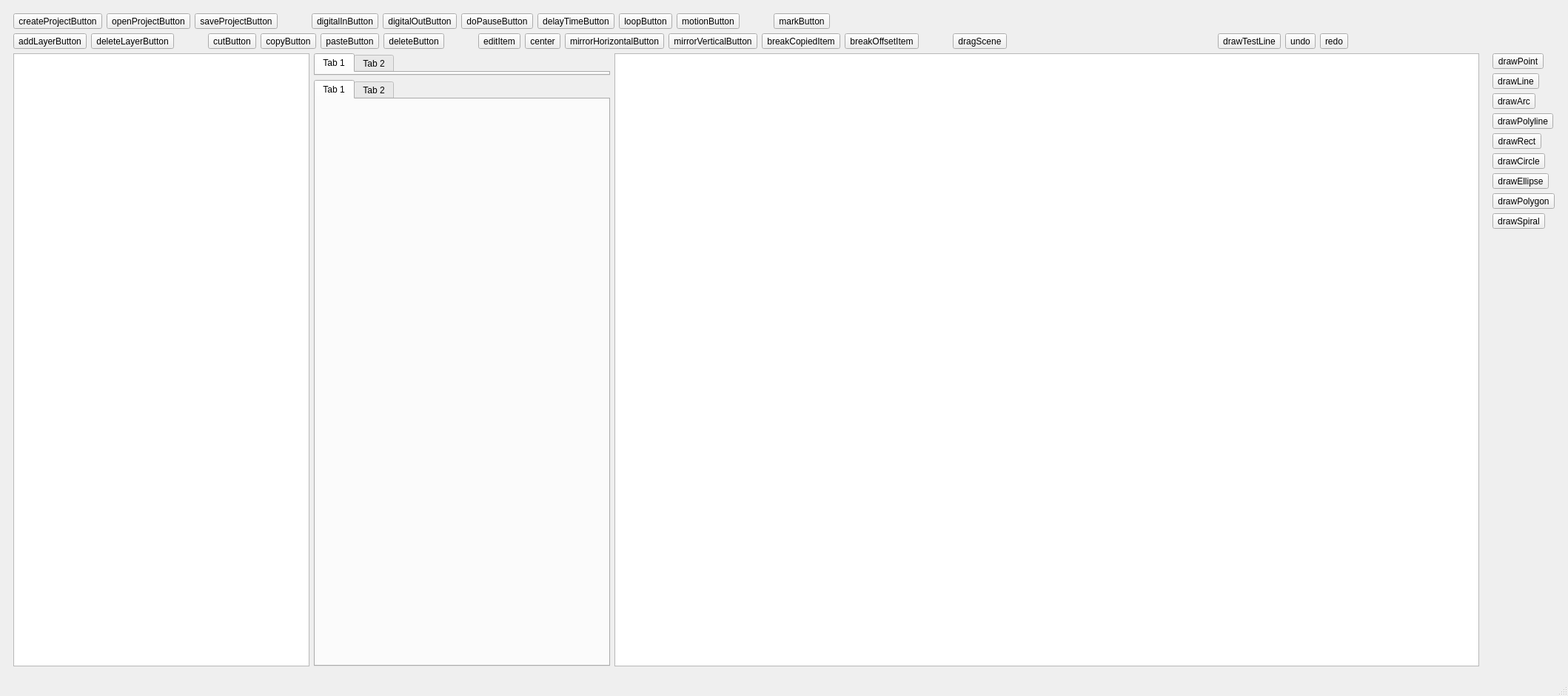
<?xml version="1.0" encoding="UTF-8"?>
<ui version="4.0">
 <class>MainWindow</class>
 <widget class="QMainWindow" name="MainWindow">
  <property name="geometry">
   <rect>
    <x>0</x>
    <y>0</y>
    <width>2118</width>
    <height>940</height>
   </rect>
  </property>
  <property name="sizePolicy">
   <sizepolicy hsizetype="Expanding" vsizetype="Expanding">
    <horstretch>0</horstretch>
    <verstretch>0</verstretch>
   </sizepolicy>
  </property>
  <property name="windowTitle">
   <string>LaserCAD</string>
  </property>
  <property name="layoutDirection">
   <enum>Qt::LayoutDirection::LeftToRight</enum>
  </property>
  <property name="autoFillBackground">
   <bool>true</bool>
  </property>
  <widget class="QWidget" name="centralwidget">
   <property name="sizePolicy">
    <sizepolicy hsizetype="Expanding" vsizetype="Expanding">
     <horstretch>0</horstretch>
     <verstretch>0</verstretch>
    </sizepolicy>
   </property>
   <property name="autoFillBackground">
    <bool>true</bool>
   </property>
   <layout class="QVBoxLayout" name="verticalLayout_2">
    <item>
     <widget class="QWidget" name="gridWidget" native="true">
      <layout class="QGridLayout" name="gridLayout_2">
       <item row="1" column="1" colspan="7">
        <layout class="QHBoxLayout" name="horizontalLayout_EditButton">
         <item>
          <widget class="QToolButton" name="addLayerButton">
           <property name="text">
            <string>addLayerButton</string>
           </property>
          </widget>
         </item>
         <item>
          <widget class="QToolButton" name="deleteLayerButton">
           <property name="text">
            <string>deleteLayerButton</string>
           </property>
          </widget>
         </item>
         <item>
          <spacer name="horizontalSpacer_6">
           <property name="orientation">
            <enum>Qt::Orientation::Horizontal</enum>
           </property>
           <property name="sizeType">
            <enum>QSizePolicy::Policy::Fixed</enum>
           </property>
           <property name="sizeHint" stdset="0">
            <size>
             <width>40</width>
             <height>20</height>
            </size>
           </property>
          </spacer>
         </item>
         <item>
          <widget class="QToolButton" name="cutButton">
           <property name="text">
            <string>cutButton</string>
           </property>
          </widget>
         </item>
         <item>
          <widget class="QToolButton" name="copyButton">
           <property name="text">
            <string>copyButton</string>
           </property>
          </widget>
         </item>
         <item>
          <widget class="QToolButton" name="pasteButton">
           <property name="text">
            <string>pasteButton</string>
           </property>
          </widget>
         </item>
         <item>
          <widget class="QToolButton" name="deleteButton">
           <property name="text">
            <string>deleteButton</string>
           </property>
          </widget>
         </item>
         <item>
          <spacer name="horizontalSpacer_2">
           <property name="orientation">
            <enum>Qt::Orientation::Horizontal</enum>
           </property>
           <property name="sizeType">
            <enum>QSizePolicy::Policy::Fixed</enum>
           </property>
           <property name="sizeHint" stdset="0">
            <size>
             <width>40</width>
             <height>20</height>
            </size>
           </property>
          </spacer>
         </item>
         <item>
          <widget class="QToolButton" name="editButton">
           <property name="toolTip">
            <string>&lt;html&gt;&lt;head/&gt;&lt;body&gt;&lt;p&gt;&lt;span style=&quot; font-weight:700;&quot;&gt;指针工具&lt;/span&gt;&lt;/p&gt;&lt;p&gt;可以选中对象进行操作；&lt;/p&gt;&lt;p&gt;当使用其他绘制工具时，双击右键可切换&lt;/p&gt;&lt;/body&gt;&lt;/html&gt;</string>
           </property>
           <property name="toolTipDuration">
            <number>0</number>
           </property>
           <property name="text">
            <string>editItem</string>
           </property>
           <property name="checkable">
            <bool>true</bool>
           </property>
           <property name="autoExclusive">
            <bool>false</bool>
           </property>
          </widget>
         </item>
         <item>
          <widget class="QToolButton" name="centerButton">
           <property name="sizePolicy">
            <sizepolicy hsizetype="Fixed" vsizetype="Fixed">
             <horstretch>0</horstretch>
             <verstretch>0</verstretch>
            </sizepolicy>
           </property>
           <property name="text">
            <string>center</string>
           </property>
          </widget>
         </item>
         <item>
          <widget class="QToolButton" name="mirrorHorizontalButton">
           <property name="text">
            <string>mirrorHorizontalButton</string>
           </property>
          </widget>
         </item>
         <item>
          <widget class="QToolButton" name="mirrorVerticalButton">
           <property name="text">
            <string>mirrorVerticalButton</string>
           </property>
          </widget>
         </item>
         <item>
          <widget class="QToolButton" name="breakCopiedItemButton">
           <property name="text">
            <string>breakCopiedItem</string>
           </property>
          </widget>
         </item>
         <item>
          <widget class="QToolButton" name="breakOffsetItemButton">
           <property name="text">
            <string>breakOffsetItem</string>
           </property>
          </widget>
         </item>
         <item>
          <spacer name="horizontalSpacer">
           <property name="orientation">
            <enum>Qt::Orientation::Horizontal</enum>
           </property>
           <property name="sizeType">
            <enum>QSizePolicy::Policy::Fixed</enum>
           </property>
           <property name="sizeHint" stdset="0">
            <size>
             <width>40</width>
             <height>20</height>
            </size>
           </property>
          </spacer>
         </item>
         <item>
          <widget class="QToolButton" name="dragSceneButton">
           <property name="text">
            <string>dragScene</string>
           </property>
           <property name="iconSize">
            <size>
             <width>30</width>
             <height>30</height>
            </size>
           </property>
           <property name="autoExclusive">
            <bool>false</bool>
           </property>
          </widget>
         </item>
         <item>
          <spacer name="horizontalSpacer_3">
           <property name="orientation">
            <enum>Qt::Orientation::Horizontal</enum>
           </property>
           <property name="sizeType">
            <enum>QSizePolicy::Policy::Expanding</enum>
           </property>
           <property name="sizeHint" stdset="0">
            <size>
             <width>40</width>
             <height>20</height>
            </size>
           </property>
          </spacer>
         </item>
         <item>
          <widget class="QToolButton" name="drawTestLineButton">
           <property name="text">
            <string>drawTestLine</string>
           </property>
           <property name="checkable">
            <bool>true</bool>
           </property>
           <property name="autoExclusive">
            <bool>true</bool>
           </property>
          </widget>
         </item>
         <item>
          <widget class="QToolButton" name="undoButton">
           <property name="text">
            <string>undo</string>
           </property>
          </widget>
         </item>
         <item>
          <widget class="QToolButton" name="redoButton">
           <property name="text">
            <string>redo</string>
           </property>
          </widget>
         </item>
         <item>
          <spacer name="horizontalSpacer_4">
           <property name="orientation">
            <enum>Qt::Orientation::Horizontal</enum>
           </property>
           <property name="sizeHint" stdset="0">
            <size>
             <width>40</width>
             <height>20</height>
            </size>
           </property>
          </spacer>
         </item>
        </layout>
       </item>
       <item row="0" column="1" colspan="7">
        <layout class="QHBoxLayout" name="horizontalLayout_HardwareButton">
         <item>
          <widget class="QToolButton" name="createProjectButton">
           <property name="text">
            <string>createProjectButton</string>
           </property>
          </widget>
         </item>
         <item>
          <widget class="QToolButton" name="openProjectButton">
           <property name="text">
            <string>openProjectButton</string>
           </property>
          </widget>
         </item>
         <item>
          <widget class="QToolButton" name="saveProjectButton">
           <property name="text">
            <string>saveProjectButton</string>
           </property>
          </widget>
         </item>
         <item>
          <spacer name="horizontalSpacer_8">
           <property name="orientation">
            <enum>Qt::Orientation::Horizontal</enum>
           </property>
           <property name="sizeType">
            <enum>QSizePolicy::Policy::Fixed</enum>
           </property>
           <property name="sizeHint" stdset="0">
            <size>
             <width>40</width>
             <height>20</height>
            </size>
           </property>
          </spacer>
         </item>
         <item>
          <widget class="QToolButton" name="digitalInButton">
           <property name="text">
            <string>digitalInButton</string>
           </property>
          </widget>
         </item>
         <item>
          <widget class="QToolButton" name="digitalOutButton">
           <property name="text">
            <string>digitalOutButton</string>
           </property>
          </widget>
         </item>
         <item>
          <widget class="QToolButton" name="doPauseButton">
           <property name="text">
            <string>doPauseButton</string>
           </property>
          </widget>
         </item>
         <item>
          <widget class="QToolButton" name="delayTimeButton">
           <property name="text">
            <string>delayTimeButton</string>
           </property>
          </widget>
         </item>
         <item>
          <widget class="QToolButton" name="loopButton">
           <property name="text">
            <string>loopButton</string>
           </property>
          </widget>
         </item>
         <item>
          <widget class="QToolButton" name="motionButton">
           <property name="text">
            <string>motionButton</string>
           </property>
          </widget>
         </item>
         <item>
          <spacer name="horizontalSpacer_7">
           <property name="orientation">
            <enum>Qt::Orientation::Horizontal</enum>
           </property>
           <property name="sizeType">
            <enum>QSizePolicy::Policy::Fixed</enum>
           </property>
           <property name="sizeHint" stdset="0">
            <size>
             <width>40</width>
             <height>20</height>
            </size>
           </property>
          </spacer>
         </item>
         <item>
          <widget class="QToolButton" name="markButton">
           <property name="text">
            <string>markButton</string>
           </property>
          </widget>
         </item>
         <item>
          <spacer name="horizontalSpacer_5">
           <property name="orientation">
            <enum>Qt::Orientation::Horizontal</enum>
           </property>
           <property name="sizeHint" stdset="0">
            <size>
             <width>40</width>
             <height>20</height>
            </size>
           </property>
          </spacer>
         </item>
        </layout>
       </item>
       <item row="3" column="4" rowspan="3">
        <widget class="GraphicsView" name="graphicsView">
         <property name="sizePolicy">
          <sizepolicy hsizetype="Expanding" vsizetype="Expanding">
           <horstretch>0</horstretch>
           <verstretch>0</verstretch>
          </sizepolicy>
         </property>
         <property name="cursor" stdset="0">
          <cursorShape>CrossCursor</cursorShape>
         </property>
         <property name="mouseTracking">
          <bool>true</bool>
         </property>
         <property name="verticalScrollBarPolicy">
          <enum>Qt::ScrollBarPolicy::ScrollBarAlwaysOff</enum>
         </property>
         <property name="horizontalScrollBarPolicy">
          <enum>Qt::ScrollBarPolicy::ScrollBarAlwaysOff</enum>
         </property>
         <property name="renderHints">
          <set>QPainter::RenderHint::Antialiasing|QPainter::RenderHint::SmoothPixmapTransform|QPainter::RenderHint::TextAntialiasing</set>
         </property>
         <property name="viewportUpdateMode">
          <enum>QGraphicsView::ViewportUpdateMode::MinimalViewportUpdate</enum>
         </property>
        </widget>
       </item>
       <item row="3" column="7" rowspan="3">
        <layout class="QVBoxLayout" name="verticalLayout_DrawButton">
         <item>
          <widget class="QToolButton" name="drawPointButton">
           <property name="text">
            <string>drawPoint</string>
           </property>
          </widget>
         </item>
         <item>
          <widget class="QToolButton" name="drawLineButton">
           <property name="text">
            <string>drawLine</string>
           </property>
           <property name="checkable">
            <bool>true</bool>
           </property>
           <property name="autoExclusive">
            <bool>true</bool>
           </property>
          </widget>
         </item>
         <item>
          <widget class="QToolButton" name="drawArcButton">
           <property name="text">
            <string>drawArc</string>
           </property>
           <property name="checkable">
            <bool>true</bool>
           </property>
           <property name="autoExclusive">
            <bool>true</bool>
           </property>
          </widget>
         </item>
         <item>
          <widget class="QToolButton" name="drawPolylineButton">
           <property name="text">
            <string>drawPolyline</string>
           </property>
           <property name="checkable">
            <bool>true</bool>
           </property>
           <property name="autoExclusive">
            <bool>false</bool>
           </property>
          </widget>
         </item>
         <item>
          <widget class="QToolButton" name="drawRectButton">
           <property name="toolTipDuration">
            <number>0</number>
           </property>
           <property name="styleSheet">
            <string notr="true"/>
           </property>
           <property name="text">
            <string>drawRect</string>
           </property>
           <property name="checkable">
            <bool>true</bool>
           </property>
           <property name="autoExclusive">
            <bool>true</bool>
           </property>
          </widget>
         </item>
         <item>
          <widget class="QToolButton" name="drawCircleButton">
           <property name="sizePolicy">
            <sizepolicy hsizetype="Fixed" vsizetype="Fixed">
             <horstretch>0</horstretch>
             <verstretch>0</verstretch>
            </sizepolicy>
           </property>
           <property name="toolTipDuration">
            <number>0</number>
           </property>
           <property name="text">
            <string>drawCircle</string>
           </property>
           <property name="checkable">
            <bool>true</bool>
           </property>
           <property name="autoExclusive">
            <bool>true</bool>
           </property>
          </widget>
         </item>
         <item>
          <widget class="QToolButton" name="drawEllipseButton">
           <property name="toolTipDuration">
            <number>0</number>
           </property>
           <property name="text">
            <string>drawEllipse</string>
           </property>
           <property name="checkable">
            <bool>true</bool>
           </property>
           <property name="autoExclusive">
            <bool>true</bool>
           </property>
          </widget>
         </item>
         <item>
          <widget class="QToolButton" name="drawPolygonButton">
           <property name="toolTipDuration">
            <number>0</number>
           </property>
           <property name="text">
            <string>drawPolygon</string>
           </property>
           <property name="checkable">
            <bool>true</bool>
           </property>
           <property name="autoExclusive">
            <bool>true</bool>
           </property>
          </widget>
         </item>
         <item>
          <widget class="QToolButton" name="drawSpiralButton">
           <property name="toolTipDuration">
            <number>0</number>
           </property>
           <property name="text">
            <string>drawSpiral</string>
           </property>
           <property name="checkable">
            <bool>true</bool>
           </property>
           <property name="autoExclusive">
            <bool>true</bool>
           </property>
          </widget>
         </item>
         <item>
          <spacer name="verticalSpacer">
           <property name="orientation">
            <enum>Qt::Orientation::Vertical</enum>
           </property>
           <property name="sizeHint" stdset="0">
            <size>
             <width>20</width>
             <height>40</height>
            </size>
           </property>
          </spacer>
         </item>
        </layout>
       </item>
       <item row="3" column="1" rowspan="3" colspan="2">
        <widget class="TreeView" name="treeView">
         <property name="sizePolicy">
          <sizepolicy hsizetype="Fixed" vsizetype="Expanding">
           <horstretch>0</horstretch>
           <verstretch>0</verstretch>
          </sizepolicy>
         </property>
         <property name="minimumSize">
          <size>
           <width>400</width>
           <height>0</height>
          </size>
         </property>
         <property name="maximumSize">
          <size>
           <width>400</width>
           <height>16777215</height>
          </size>
         </property>
        </widget>
       </item>
       <item row="5" column="3">
        <widget class="TabWidget" name="tabWidget">
         <property name="sizePolicy">
          <sizepolicy hsizetype="Fixed" vsizetype="Expanding">
           <horstretch>0</horstretch>
           <verstretch>0</verstretch>
          </sizepolicy>
         </property>
         <property name="minimumSize">
          <size>
           <width>400</width>
           <height>0</height>
          </size>
         </property>
         <property name="maximumSize">
          <size>
           <width>400</width>
           <height>1000</height>
          </size>
         </property>
         <property name="currentIndex">
          <number>0</number>
         </property>
         <widget class="QWidget" name="tab">
          <attribute name="title">
           <string>Tab 1</string>
          </attribute>
         </widget>
         <widget class="QWidget" name="tab_2">
          <attribute name="title">
           <string>Tab 2</string>
          </attribute>
         </widget>
        </widget>
       </item>
       <item row="3" column="3" rowspan="2">
        <widget class="QTabWidget" name="hardwareTabWidget">
         <property name="sizePolicy">
          <sizepolicy hsizetype="Fixed" vsizetype="Expanding">
           <horstretch>0</horstretch>
           <verstretch>0</verstretch>
          </sizepolicy>
         </property>
         <property name="minimumSize">
          <size>
           <width>400</width>
           <height>0</height>
          </size>
         </property>
         <property name="maximumSize">
          <size>
           <width>400</width>
           <height>1000</height>
          </size>
         </property>
         <widget class="QWidget" name="tab_3">
          <attribute name="title">
           <string>Tab 1</string>
          </attribute>
         </widget>
         <widget class="QWidget" name="tab_4">
          <attribute name="title">
           <string>Tab 2</string>
          </attribute>
         </widget>
        </widget>
       </item>
      </layout>
     </widget>
    </item>
   </layout>
  </widget>
  <widget class="QStatusBar" name="statusBar"/>
 </widget>
 <customwidgets>
  <customwidget>
   <class>GraphicsView</class>
   <extends>QGraphicsView</extends>
   <header>graphicsview.h</header>
  </customwidget>
  <customwidget>
   <class>TreeView</class>
   <extends>QTreeView</extends>
   <header>treeview.h</header>
  </customwidget>
  <customwidget>
   <class>TabWidget</class>
   <extends>QTabWidget</extends>
   <header>tabwidget.h</header>
   <container>1</container>
  </customwidget>
 </customwidgets>
 <resources/>
 <connections/>
</ui>
